Frame 1 (no input): blank canvas, image omitted
Frame 60 (the mouse pressed at the canvas centre just before this capture): blank canvas, image omitted
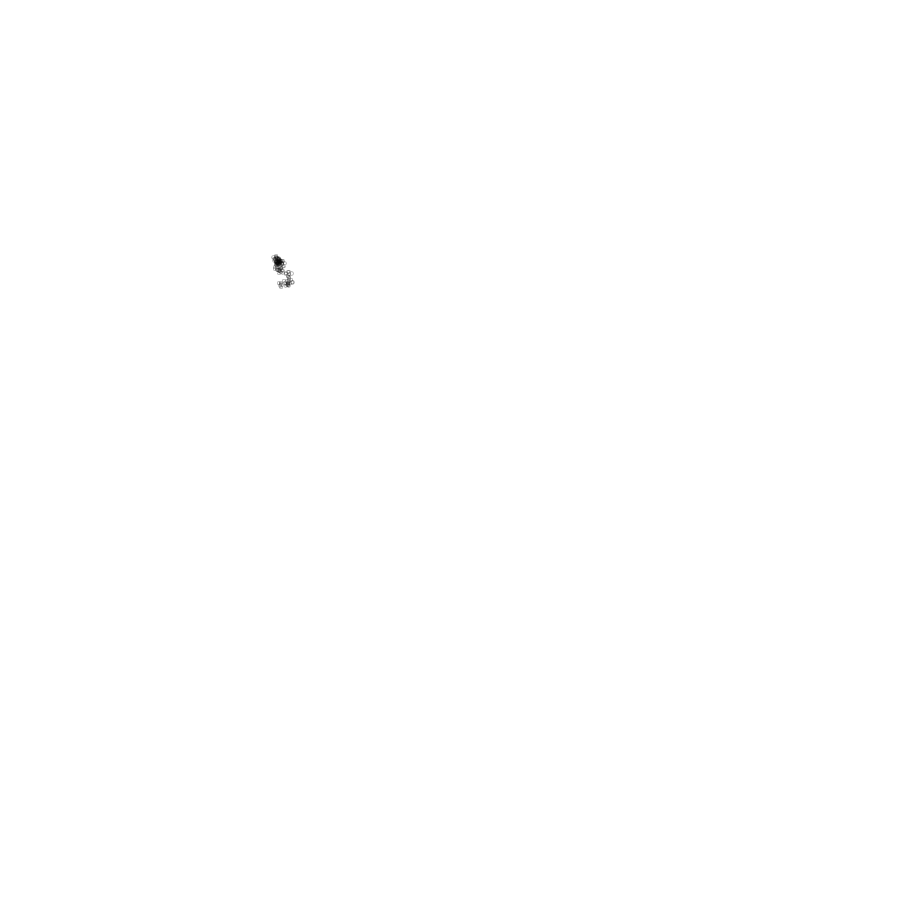
Frame 120 (the mouse held since frame 60 and released just before this capture)

The Processing sketch whose frames 1 and 60 were blank and that drew this single picture after the mouse press (run headless with seeded random() and noise(); from frame 60 on, the mouse is pressed at the canvas centre):

// Processing sketch: processing_181095
// ── processing_181095.pde

float speed = PI;
float diameter = PI;
float x; 
float y;

void setup () {
  background (255);
  size (900,900);
  stroke (PI, 70);
  noFill();
  x= width/PI;
y = height/PI;
}
  


void draw(){
  x+= random(-speed, speed);
  y+= random(-speed,speed);
  x = constrain ( x, PI , width);
  y = constrain (y, PI, height);
  ellipse(x, y, diameter, diameter);
}
